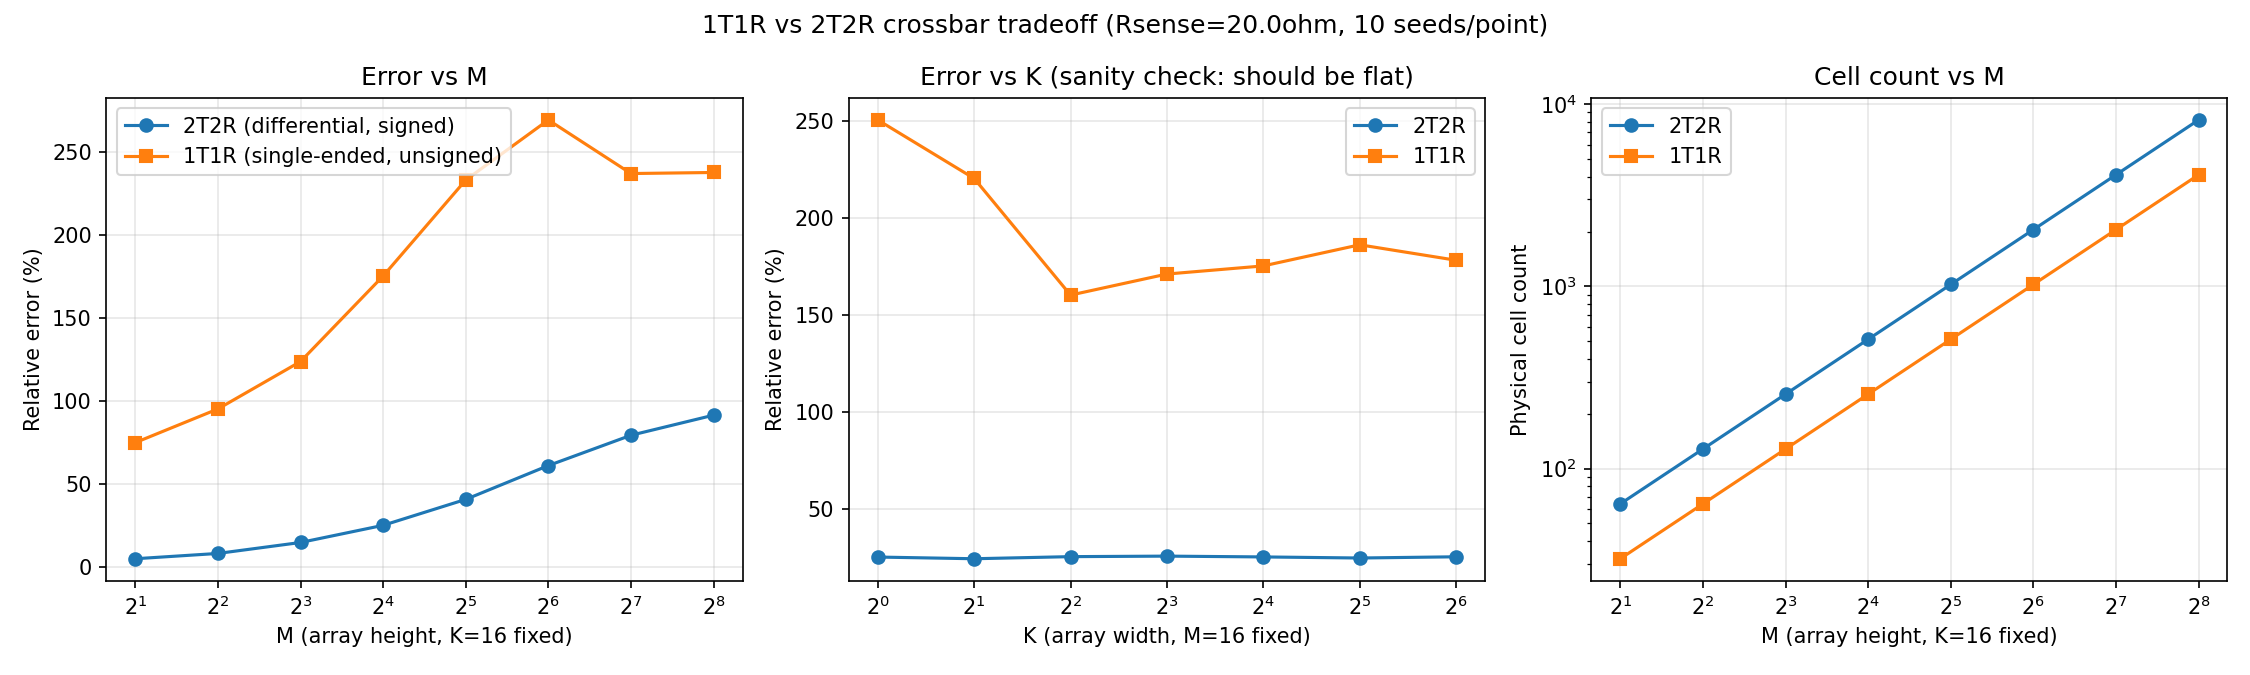

Write the Python code that produced this figure.
#!/usr/bin/env python3
"""
Sweep array size (M and K) for BOTH 1T1R and 2T2R topologies and plot the
resulting error, so you can see the real tradeoff in one place instead of
picking topology and size separately.

ERROR METRIC: for each (M, K, topology, seed), generate a random FP2
weight matrix, compute the analog result (golden nodal-analysis model,
includes shared-Rsense loading -- and for 1T1R, the sign-loss limitation
since negative weights are physically unrepresentable), recover it into
the same units as the true digital dot product, and report:

    relative error % = 100 * sum(|analog - digital|) / sum(|digital|)

aggregated across all K columns of one array, then averaged across
--seeds independent random weight matrices (a single random matrix can
have an unlucky sign distribution, especially for 1T1R where sign-loss
dominates -- averaging smooths that out into a stable curve).

Produces three panels:
    1. Error vs M (fixed K)      -- the main accuracy-vs-size tradeoff
    2. Error vs K (fixed M)      -- sanity check that K doesn't matter
    3. Physical cell count vs M  -- the real area cost of each choice

Usage:
    python3 topology_sweep.py --k-fixed 8 --m-fixed 8 --seeds 5
"""
import argparse
import statistics

import crossbar_array_test as cb


def topology_error_and_cells(M, K, topology, r_sense, vread_base, seed):
    W = cb.random_fp2_matrix(M, K, seed=seed)
    activations = [1.0] * M
    digital_exact = [sum(activations[i] * cb.quantize_to_fp2(W[i][k]) for i in range(M)) for k in range(K)]
    g_lrs = 1.0 / cb.col.R_FOR_MAGNITUDE[1.0]

    if topology == "2t2r":
        golden = cb.golden_array_matmul(W, activations, r_sense, vread_base)
        cells = 2 * M * K
    else:
        golden = cb.golden_array_matmul_1t1r(W, activations, r_sense, vread_base)
        cells = M * K

    analog_recovered = [g / (vread_base * g_lrs) for g in golden]
    num = sum(abs(a - d) for a, d in zip(analog_recovered, digital_exact))
    den = sum(abs(d) for d in digital_exact)
    rel_err = 100.0 * num / den if den > 1e-9 else float("nan")
    return rel_err, cells


def averaged_sweep(m_values, k_values, topology, r_sense, vread_base, n_seeds):
    """m_values and k_values are paired lists of equal length (one config
    per point) -- caller builds these for 'sweep M, K fixed' or 'sweep K,
    M fixed'. Returns (mean_errs, cell_counts) lists, one per config."""
    mean_errs, cell_counts = [], []
    for M, K in zip(m_values, k_values):
        errs = []
        cells = None
        for seed in range(n_seeds):
            e, c = topology_error_and_cells(M, K, topology, r_sense, vread_base, seed)
            if e == e:  # skip NaN (den==0, vanishingly rare with sparsity<1)
                errs.append(e)
            cells = c
        mean_errs.append(statistics.mean(errs) if errs else float("nan"))
        cell_counts.append(cells)
    return mean_errs, cell_counts


def main():
    ap = argparse.ArgumentParser(description=__doc__, formatter_class=argparse.RawDescriptionHelpFormatter)
    ap.add_argument("--m-values", type=int, nargs="+", default=[2, 4, 8, 16, 32, 64, 128, 256],
                     help="M values to sweep (K held at --k-fixed)")
    ap.add_argument("--k-values", type=int, nargs="+", default=[1, 2, 4, 8, 16, 32, 64],
                     help="K values to sweep (M held at --m-fixed)")
    ap.add_argument("--k-fixed", type=int, default=8, help="K used while sweeping M")
    ap.add_argument("--m-fixed", type=int, default=8, help="M used while sweeping K")
    ap.add_argument("--r-sense", type=float, default=20.0)
    ap.add_argument("--vread", type=float, default=0.1)
    ap.add_argument("--seeds", type=int, default=5, help="Number of random weight matrices averaged per point")
    ap.add_argument("--out", default="topology_sweep.png", help="Output plot filename")
    args = ap.parse_args()

    print(f"Sweeping M={args.m_values} (K={args.k_fixed} fixed), averaging {args.seeds} random matrices per point...")
    m_err_2t2r, m_cells_2t2r = averaged_sweep(args.m_values, [args.k_fixed] * len(args.m_values),
                                               "2t2r", args.r_sense, args.vread, args.seeds)
    m_err_1t1r, m_cells_1t1r = averaged_sweep(args.m_values, [args.k_fixed] * len(args.m_values),
                                               "1t1r", args.r_sense, args.vread, args.seeds)

    print(f"Sweeping K={args.k_values} (M={args.m_fixed} fixed)...")
    k_err_2t2r, k_cells_2t2r = averaged_sweep([args.m_fixed] * len(args.k_values), args.k_values,
                                               "2t2r", args.r_sense, args.vread, args.seeds)
    k_err_1t1r, k_cells_1t1r = averaged_sweep([args.m_fixed] * len(args.k_values), args.k_values,
                                               "1t1r", args.r_sense, args.vread, args.seeds)

    print("\n=== M sweep (K fixed) ===")
    print(f"{'M':>6} {'2T2R err%':>10} {'1T1R err%':>10} {'2T2R cells':>11} {'1T1R cells':>11}")
    for i, M in enumerate(args.m_values):
        print(f"{M:6d} {m_err_2t2r[i]:10.2f} {m_err_1t1r[i]:10.2f} {m_cells_2t2r[i]:11d} {m_cells_1t1r[i]:11d}")

    print("\n=== K sweep (M fixed) ===")
    print(f"{'K':>6} {'2T2R err%':>10} {'1T1R err%':>10}")
    for i, K in enumerate(args.k_values):
        print(f"{K:6d} {k_err_2t2r[i]:10.2f} {k_err_1t1r[i]:10.2f}")

    try:
        import matplotlib
        matplotlib.use("Agg")
        import matplotlib.pyplot as plt
    except ImportError:
        print("\nmatplotlib not installed -- run 'pip3 install matplotlib' to get the plot.")
        print("(Numeric results above are already complete without it.)")
        return

    fig, axes = plt.subplots(1, 3, figsize=(15, 4.5))

    ax = axes[0]
    ax.plot(args.m_values, m_err_2t2r, "o-", label="2T2R (differential, signed)")
    ax.plot(args.m_values, m_err_1t1r, "s-", label="1T1R (single-ended, unsigned)")
    ax.set_xscale("log", base=2)
    ax.set_xlabel(f"M (array height, K={args.k_fixed} fixed)")
    ax.set_ylabel("Relative error (%)")
    ax.set_title("Error vs M")
    ax.legend()
    ax.grid(True, alpha=0.3)

    ax = axes[1]
    ax.plot(args.k_values, k_err_2t2r, "o-", label="2T2R")
    ax.plot(args.k_values, k_err_1t1r, "s-", label="1T1R")
    ax.set_xscale("log", base=2)
    ax.set_xlabel(f"K (array width, M={args.m_fixed} fixed)")
    ax.set_ylabel("Relative error (%)")
    ax.set_title("Error vs K (sanity check: should be flat)")
    ax.legend()
    ax.grid(True, alpha=0.3)

    ax = axes[2]
    ax.plot(args.m_values, m_cells_2t2r, "o-", label="2T2R")
    ax.plot(args.m_values, m_cells_1t1r, "s-", label="1T1R")
    ax.set_xscale("log", base=2)
    ax.set_yscale("log")
    ax.set_xlabel(f"M (array height, K={args.k_fixed} fixed)")
    ax.set_ylabel("Physical cell count")
    ax.set_title("Cell count vs M")
    ax.legend()
    ax.grid(True, alpha=0.3)

    fig.suptitle(f"1T1R vs 2T2R crossbar tradeoff (Rsense={args.r_sense}ohm, {args.seeds} seeds/point)")
    fig.tight_layout()
    fig.savefig(args.out, dpi=150)
    print(f"\nPlot saved to {args.out}")


if __name__ == "__main__":
    main()
